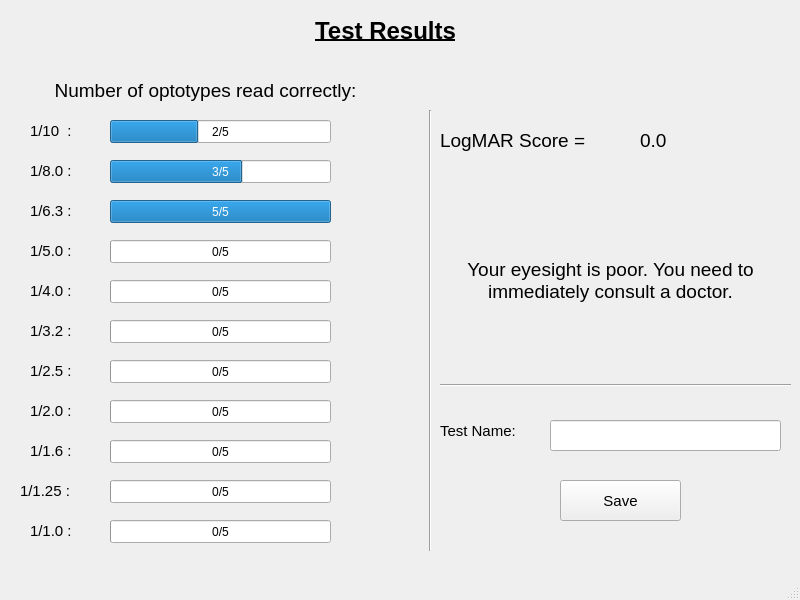
<?xml version="1.0" encoding="UTF-8"?>
<ui version="4.0">
 <class>MainWindow</class>
 <widget class="QMainWindow" name="MainWindow">
  <property name="geometry">
   <rect>
    <x>0</x>
    <y>0</y>
    <width>800</width>
    <height>600</height>
   </rect>
  </property>
  <property name="windowTitle">
   <string>DrishtiCon</string>
  </property>
  <property name="styleSheet">
   <string notr="true"/>
  </property>
  <widget class="QWidget" name="centralwidget">
   <widget class="QLabel" name="label">
    <property name="geometry">
     <rect>
      <x>280</x>
      <y>0</y>
      <width>211</width>
      <height>61</height>
     </rect>
    </property>
    <property name="font">
     <font>
      <family>Microsoft Sans Serif</family>
      <pointsize>18</pointsize>
      <weight>75</weight>
      <bold>true</bold>
      <underline>true</underline>
     </font>
    </property>
    <property name="text">
     <string>Test Results</string>
    </property>
    <property name="alignment">
     <set>Qt::AlignCenter</set>
    </property>
   </widget>
   <widget class="QLabel" name="label_2">
    <property name="geometry">
     <rect>
      <x>10</x>
      <y>70</y>
      <width>391</width>
      <height>41</height>
     </rect>
    </property>
    <property name="font">
     <font>
      <family>MS Sans Serif</family>
      <pointsize>14</pointsize>
     </font>
    </property>
    <property name="text">
     <string>Number of optotypes read correctly:</string>
    </property>
    <property name="alignment">
     <set>Qt::AlignCenter</set>
    </property>
   </widget>
   <widget class="Line" name="line">
    <property name="geometry">
     <rect>
      <x>410</x>
      <y>110</y>
      <width>41</width>
      <height>441</height>
     </rect>
    </property>
    <property name="orientation">
     <enum>Qt::Vertical</enum>
    </property>
   </widget>
   <widget class="QLabel" name="label_3">
    <property name="geometry">
     <rect>
      <x>30</x>
      <y>110</y>
      <width>111</width>
      <height>41</height>
     </rect>
    </property>
    <property name="font">
     <font>
      <family>MS Sans Serif</family>
      <pointsize>11</pointsize>
     </font>
    </property>
    <property name="text">
     <string>1/10  :</string>
    </property>
    <property name="alignment">
     <set>Qt::AlignLeading|Qt::AlignLeft|Qt::AlignVCenter</set>
    </property>
   </widget>
   <widget class="QLabel" name="label_4">
    <property name="geometry">
     <rect>
      <x>30</x>
      <y>150</y>
      <width>111</width>
      <height>41</height>
     </rect>
    </property>
    <property name="font">
     <font>
      <family>MS Sans Serif</family>
      <pointsize>11</pointsize>
     </font>
    </property>
    <property name="text">
     <string>1/8.0 :</string>
    </property>
    <property name="alignment">
     <set>Qt::AlignLeading|Qt::AlignLeft|Qt::AlignVCenter</set>
    </property>
   </widget>
   <widget class="QLabel" name="label_5">
    <property name="geometry">
     <rect>
      <x>30</x>
      <y>190</y>
      <width>111</width>
      <height>41</height>
     </rect>
    </property>
    <property name="font">
     <font>
      <family>MS Sans Serif</family>
      <pointsize>11</pointsize>
     </font>
    </property>
    <property name="text">
     <string>1/6.3 :</string>
    </property>
    <property name="alignment">
     <set>Qt::AlignLeading|Qt::AlignLeft|Qt::AlignVCenter</set>
    </property>
   </widget>
   <widget class="QLabel" name="label_6">
    <property name="geometry">
     <rect>
      <x>30</x>
      <y>230</y>
      <width>111</width>
      <height>41</height>
     </rect>
    </property>
    <property name="font">
     <font>
      <family>MS Sans Serif</family>
      <pointsize>11</pointsize>
     </font>
    </property>
    <property name="text">
     <string>1/5.0 :</string>
    </property>
    <property name="alignment">
     <set>Qt::AlignLeading|Qt::AlignLeft|Qt::AlignVCenter</set>
    </property>
   </widget>
   <widget class="QLabel" name="label_7">
    <property name="geometry">
     <rect>
      <x>30</x>
      <y>270</y>
      <width>111</width>
      <height>41</height>
     </rect>
    </property>
    <property name="font">
     <font>
      <family>MS Sans Serif</family>
      <pointsize>11</pointsize>
     </font>
    </property>
    <property name="text">
     <string>1/4.0 :</string>
    </property>
    <property name="alignment">
     <set>Qt::AlignLeading|Qt::AlignLeft|Qt::AlignVCenter</set>
    </property>
   </widget>
   <widget class="QLabel" name="label_8">
    <property name="geometry">
     <rect>
      <x>30</x>
      <y>310</y>
      <width>111</width>
      <height>41</height>
     </rect>
    </property>
    <property name="font">
     <font>
      <family>MS Sans Serif</family>
      <pointsize>11</pointsize>
     </font>
    </property>
    <property name="text">
     <string>1/3.2 :</string>
    </property>
    <property name="alignment">
     <set>Qt::AlignLeading|Qt::AlignLeft|Qt::AlignVCenter</set>
    </property>
   </widget>
   <widget class="QLabel" name="label_9">
    <property name="geometry">
     <rect>
      <x>30</x>
      <y>350</y>
      <width>111</width>
      <height>41</height>
     </rect>
    </property>
    <property name="font">
     <font>
      <family>MS Sans Serif</family>
      <pointsize>11</pointsize>
     </font>
    </property>
    <property name="text">
     <string>1/2.5 :</string>
    </property>
    <property name="alignment">
     <set>Qt::AlignLeading|Qt::AlignLeft|Qt::AlignVCenter</set>
    </property>
   </widget>
   <widget class="QLabel" name="label_10">
    <property name="geometry">
     <rect>
      <x>30</x>
      <y>390</y>
      <width>111</width>
      <height>41</height>
     </rect>
    </property>
    <property name="font">
     <font>
      <family>MS Sans Serif</family>
      <pointsize>11</pointsize>
     </font>
    </property>
    <property name="text">
     <string>1/2.0 :</string>
    </property>
    <property name="alignment">
     <set>Qt::AlignLeading|Qt::AlignLeft|Qt::AlignVCenter</set>
    </property>
   </widget>
   <widget class="QLabel" name="label_11">
    <property name="geometry">
     <rect>
      <x>30</x>
      <y>430</y>
      <width>111</width>
      <height>41</height>
     </rect>
    </property>
    <property name="font">
     <font>
      <family>MS Sans Serif</family>
      <pointsize>11</pointsize>
     </font>
    </property>
    <property name="text">
     <string>1/1.6 :</string>
    </property>
    <property name="alignment">
     <set>Qt::AlignLeading|Qt::AlignLeft|Qt::AlignVCenter</set>
    </property>
   </widget>
   <widget class="QLabel" name="label_12">
    <property name="geometry">
     <rect>
      <x>20</x>
      <y>470</y>
      <width>111</width>
      <height>41</height>
     </rect>
    </property>
    <property name="font">
     <font>
      <family>MS Sans Serif</family>
      <pointsize>11</pointsize>
     </font>
    </property>
    <property name="text">
     <string>1/1.25 :</string>
    </property>
    <property name="alignment">
     <set>Qt::AlignLeading|Qt::AlignLeft|Qt::AlignVCenter</set>
    </property>
   </widget>
   <widget class="QLabel" name="label_13">
    <property name="geometry">
     <rect>
      <x>30</x>
      <y>510</y>
      <width>111</width>
      <height>41</height>
     </rect>
    </property>
    <property name="font">
     <font>
      <family>MS Sans Serif</family>
      <pointsize>11</pointsize>
     </font>
    </property>
    <property name="text">
     <string>1/1.0 :</string>
    </property>
    <property name="alignment">
     <set>Qt::AlignLeading|Qt::AlignLeft|Qt::AlignVCenter</set>
    </property>
   </widget>
   <widget class="QProgressBar" name="progressBar">
    <property name="geometry">
     <rect>
      <x>110</x>
      <y>120</y>
      <width>221</width>
      <height>23</height>
     </rect>
    </property>
    <property name="styleSheet">
     <string notr="true"/>
    </property>
    <property name="maximum">
     <number>5</number>
    </property>
    <property name="value">
     <number>2</number>
    </property>
    <property name="textVisible">
     <bool>true</bool>
    </property>
    <property name="orientation">
     <enum>Qt::Horizontal</enum>
    </property>
    <property name="invertedAppearance">
     <bool>false</bool>
    </property>
    <property name="format">
     <string>%v/%m</string>
    </property>
   </widget>
   <widget class="QProgressBar" name="progressBar_2">
    <property name="geometry">
     <rect>
      <x>110</x>
      <y>160</y>
      <width>221</width>
      <height>23</height>
     </rect>
    </property>
    <property name="maximum">
     <number>5</number>
    </property>
    <property name="value">
     <number>3</number>
    </property>
    <property name="textVisible">
     <bool>true</bool>
    </property>
    <property name="orientation">
     <enum>Qt::Horizontal</enum>
    </property>
    <property name="invertedAppearance">
     <bool>false</bool>
    </property>
    <property name="format">
     <string>%v/%m</string>
    </property>
   </widget>
   <widget class="QProgressBar" name="progressBar_3">
    <property name="geometry">
     <rect>
      <x>110</x>
      <y>200</y>
      <width>221</width>
      <height>23</height>
     </rect>
    </property>
    <property name="maximum">
     <number>5</number>
    </property>
    <property name="value">
     <number>5</number>
    </property>
    <property name="textVisible">
     <bool>true</bool>
    </property>
    <property name="orientation">
     <enum>Qt::Horizontal</enum>
    </property>
    <property name="invertedAppearance">
     <bool>false</bool>
    </property>
    <property name="format">
     <string>%v/%m</string>
    </property>
   </widget>
   <widget class="QProgressBar" name="progressBar_4">
    <property name="geometry">
     <rect>
      <x>110</x>
      <y>240</y>
      <width>221</width>
      <height>23</height>
     </rect>
    </property>
    <property name="styleSheet">
     <string notr="true"/>
    </property>
    <property name="maximum">
     <number>5</number>
    </property>
    <property name="value">
     <number>0</number>
    </property>
    <property name="textVisible">
     <bool>true</bool>
    </property>
    <property name="orientation">
     <enum>Qt::Horizontal</enum>
    </property>
    <property name="invertedAppearance">
     <bool>false</bool>
    </property>
    <property name="format">
     <string>%v/%m</string>
    </property>
   </widget>
   <widget class="QProgressBar" name="progressBar_5">
    <property name="geometry">
     <rect>
      <x>110</x>
      <y>280</y>
      <width>221</width>
      <height>23</height>
     </rect>
    </property>
    <property name="styleSheet">
     <string notr="true"/>
    </property>
    <property name="maximum">
     <number>5</number>
    </property>
    <property name="value">
     <number>0</number>
    </property>
    <property name="textVisible">
     <bool>true</bool>
    </property>
    <property name="orientation">
     <enum>Qt::Horizontal</enum>
    </property>
    <property name="invertedAppearance">
     <bool>false</bool>
    </property>
    <property name="format">
     <string>%v/%m</string>
    </property>
   </widget>
   <widget class="QProgressBar" name="progressBar_6">
    <property name="geometry">
     <rect>
      <x>110</x>
      <y>320</y>
      <width>221</width>
      <height>23</height>
     </rect>
    </property>
    <property name="styleSheet">
     <string notr="true"/>
    </property>
    <property name="maximum">
     <number>5</number>
    </property>
    <property name="value">
     <number>0</number>
    </property>
    <property name="textVisible">
     <bool>true</bool>
    </property>
    <property name="orientation">
     <enum>Qt::Horizontal</enum>
    </property>
    <property name="invertedAppearance">
     <bool>false</bool>
    </property>
    <property name="format">
     <string>%v/%m</string>
    </property>
   </widget>
   <widget class="QProgressBar" name="progressBar_7">
    <property name="geometry">
     <rect>
      <x>110</x>
      <y>360</y>
      <width>221</width>
      <height>23</height>
     </rect>
    </property>
    <property name="styleSheet">
     <string notr="true"/>
    </property>
    <property name="maximum">
     <number>5</number>
    </property>
    <property name="value">
     <number>0</number>
    </property>
    <property name="textVisible">
     <bool>true</bool>
    </property>
    <property name="orientation">
     <enum>Qt::Horizontal</enum>
    </property>
    <property name="invertedAppearance">
     <bool>false</bool>
    </property>
    <property name="format">
     <string>%v/%m</string>
    </property>
   </widget>
   <widget class="QProgressBar" name="progressBar_8">
    <property name="geometry">
     <rect>
      <x>110</x>
      <y>400</y>
      <width>221</width>
      <height>23</height>
     </rect>
    </property>
    <property name="styleSheet">
     <string notr="true"/>
    </property>
    <property name="maximum">
     <number>5</number>
    </property>
    <property name="value">
     <number>0</number>
    </property>
    <property name="textVisible">
     <bool>true</bool>
    </property>
    <property name="orientation">
     <enum>Qt::Horizontal</enum>
    </property>
    <property name="invertedAppearance">
     <bool>false</bool>
    </property>
    <property name="format">
     <string>%v/%m</string>
    </property>
   </widget>
   <widget class="QProgressBar" name="progressBar_9">
    <property name="geometry">
     <rect>
      <x>110</x>
      <y>440</y>
      <width>221</width>
      <height>23</height>
     </rect>
    </property>
    <property name="styleSheet">
     <string notr="true"/>
    </property>
    <property name="maximum">
     <number>5</number>
    </property>
    <property name="value">
     <number>0</number>
    </property>
    <property name="textVisible">
     <bool>true</bool>
    </property>
    <property name="orientation">
     <enum>Qt::Horizontal</enum>
    </property>
    <property name="invertedAppearance">
     <bool>false</bool>
    </property>
    <property name="format">
     <string>%v/%m</string>
    </property>
   </widget>
   <widget class="QProgressBar" name="progressBar_10">
    <property name="geometry">
     <rect>
      <x>110</x>
      <y>480</y>
      <width>221</width>
      <height>23</height>
     </rect>
    </property>
    <property name="styleSheet">
     <string notr="true"/>
    </property>
    <property name="maximum">
     <number>5</number>
    </property>
    <property name="value">
     <number>0</number>
    </property>
    <property name="textVisible">
     <bool>true</bool>
    </property>
    <property name="orientation">
     <enum>Qt::Horizontal</enum>
    </property>
    <property name="invertedAppearance">
     <bool>false</bool>
    </property>
    <property name="format">
     <string>%v/%m</string>
    </property>
   </widget>
   <widget class="QProgressBar" name="progressBar_11">
    <property name="geometry">
     <rect>
      <x>110</x>
      <y>520</y>
      <width>221</width>
      <height>23</height>
     </rect>
    </property>
    <property name="styleSheet">
     <string notr="true"/>
    </property>
    <property name="maximum">
     <number>5</number>
    </property>
    <property name="value">
     <number>0</number>
    </property>
    <property name="textVisible">
     <bool>true</bool>
    </property>
    <property name="orientation">
     <enum>Qt::Horizontal</enum>
    </property>
    <property name="invertedAppearance">
     <bool>false</bool>
    </property>
    <property name="format">
     <string>%v/%m</string>
    </property>
   </widget>
   <widget class="QLabel" name="label_14">
    <property name="geometry">
     <rect>
      <x>440</x>
      <y>120</y>
      <width>191</width>
      <height>41</height>
     </rect>
    </property>
    <property name="font">
     <font>
      <family>MS Sans Serif</family>
      <pointsize>14</pointsize>
     </font>
    </property>
    <property name="text">
     <string>LogMAR Score = </string>
    </property>
    <property name="alignment">
     <set>Qt::AlignLeading|Qt::AlignLeft|Qt::AlignVCenter</set>
    </property>
   </widget>
   <widget class="QLabel" name="mar_label">
    <property name="geometry">
     <rect>
      <x>640</x>
      <y>120</y>
      <width>131</width>
      <height>41</height>
     </rect>
    </property>
    <property name="font">
     <font>
      <family>MS Sans Serif</family>
      <pointsize>14</pointsize>
     </font>
    </property>
    <property name="text">
     <string>0.0</string>
    </property>
    <property name="alignment">
     <set>Qt::AlignLeading|Qt::AlignLeft|Qt::AlignVCenter</set>
    </property>
   </widget>
   <widget class="QLabel" name="label_15">
    <property name="geometry">
     <rect>
      <x>440</x>
      <y>410</y>
      <width>101</width>
      <height>41</height>
     </rect>
    </property>
    <property name="font">
     <font>
      <family>MS Sans Serif</family>
      <pointsize>11</pointsize>
     </font>
    </property>
    <property name="text">
     <string>Test Name: </string>
    </property>
    <property name="alignment">
     <set>Qt::AlignLeading|Qt::AlignLeft|Qt::AlignVCenter</set>
    </property>
   </widget>
   <widget class="QLineEdit" name="test_name">
    <property name="geometry">
     <rect>
      <x>550</x>
      <y>420</y>
      <width>231</width>
      <height>31</height>
     </rect>
    </property>
    <property name="font">
     <font>
      <family>MS Sans Serif</family>
      <pointsize>11</pointsize>
     </font>
    </property>
    <property name="text">
     <string/>
    </property>
    <property name="echoMode">
     <enum>QLineEdit::Normal</enum>
    </property>
   </widget>
   <widget class="QPushButton" name="btnSave">
    <property name="geometry">
     <rect>
      <x>560</x>
      <y>480</y>
      <width>121</width>
      <height>41</height>
     </rect>
    </property>
    <property name="font">
     <font>
      <pointsize>11</pointsize>
     </font>
    </property>
    <property name="cursor">
     <cursorShape>PointingHandCursor</cursorShape>
    </property>
    <property name="text">
     <string>Save</string>
    </property>
   </widget>
   <widget class="Line" name="line_2">
    <property name="geometry">
     <rect>
      <x>440</x>
      <y>370</y>
      <width>351</width>
      <height>31</height>
     </rect>
    </property>
    <property name="orientation">
     <enum>Qt::Horizontal</enum>
    </property>
   </widget>
   <widget class="QLabel" name="status">
    <property name="geometry">
     <rect>
      <x>460</x>
      <y>230</y>
      <width>301</width>
      <height>101</height>
     </rect>
    </property>
    <property name="font">
     <font>
      <family>Microsoft Sans Serif</family>
      <pointsize>14</pointsize>
     </font>
    </property>
    <property name="styleSheet">
     <string notr="true"/>
    </property>
    <property name="text">
     <string>Your eyesight is poor. You need to immediately consult a doctor.</string>
    </property>
    <property name="alignment">
     <set>Qt::AlignCenter</set>
    </property>
    <property name="wordWrap">
     <bool>true</bool>
    </property>
   </widget>
  </widget>
  <widget class="QMenuBar" name="menubar">
   <property name="geometry">
    <rect>
     <x>0</x>
     <y>0</y>
     <width>800</width>
     <height>26</height>
    </rect>
   </property>
  </widget>
  <widget class="QStatusBar" name="statusbar"/>
 </widget>
 <resources/>
 <connections/>
</ui>
